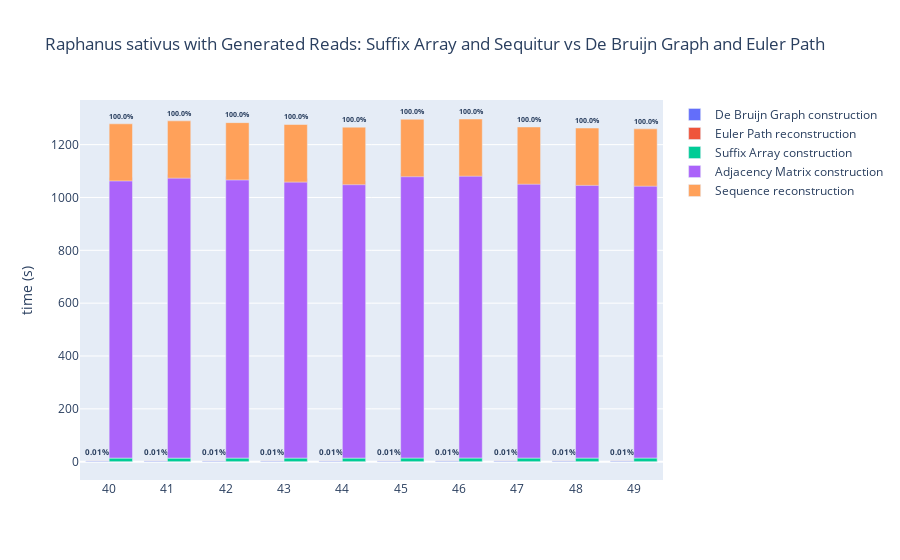

Notebook cell for this chart:
### Code cell
labels = list('{}'.format(i) for i in range(40,50))

fig = go.Figure(
    data=[
        go.Bar(
            name="De Bruijn Graph construction",
            x=labels,
            y=df_realseq_eul_mean['de_bruijn_graph_construction_time'],
            offsetgroup=0,
        ),
        go.Bar(
            name="Euler Path reconstruction",
            x=labels,
            y=df_realseq_eul_mean['euler_path_reconstruction_time'],
            text=list("<b>{}%</b>".format(round((1-(df_realseq_eul[df_realseq_eul['sequence']==i]['edit_distance']/df_realseq_eul[df_realseq_eul['sequence']==i]['target_sequence_length'])).mean()*100,2)) for i in range(40,50)),
            textposition='outside',offsetgroup=0,
            base=df_realseq_eul_mean['de_bruijn_graph_construction_time'],
        ),
        go.Bar(
            name="Suffix Array construction",
            x=labels,
            y=df_real_seq_mean['suffix_array_construction_time'],
            offsetgroup=1,
        ),
        go.Bar(
            name="Adjacency Matrix construction",
            x=labels,
            y=df_real_seq_mean['adjacency_matrix_construction_time'],
            offsetgroup=1,
            base=df_real_seq_mean['suffix_array_construction_time'],
        ),
        go.Bar(
            name="Sequence reconstruction",
            x=labels,
            y=df_real_seq_mean['sequence_reconstruction_time'],
            text=list("<b>{}%</b>".format(round((1-(df_real_seq[df_real_seq['sequence']==i]['edit_distance']/df_real_seq[df_real_seq['sequence']==i]['target_sequence_length'])).mean()*100,2)) for i in range(40,50)),
            textposition='outside',offsetgroup=1,
            base=df_real_seq_mean['adjacency_matrix_construction_time'],
        )
    ],
    layout=go.Layout(
        title="Raphanus sativus with Generated Reads: Suffix Array and Sequitur vs De Bruijn Graph and Euler Path",
        yaxis_title="time (s)"
    )
)
fig

### Figure 1 — Plotly figure (JSON) as saved in the notebook; plotly's stock layout.template omitted (floating-point values rounded to 4 significant figures)
{"data": [{"name": "De Bruijn Graph construction", "offsetgroup": "0", "type": "bar", "x": ["40", "41", "42", "43", "44", "45", "46", "47", "48", "49"], "y": [2.612, 2.658, 2.649, 2.662, 2.661, 2.643, 2.884, 2.8, 2.802, 2.801, 2.831, 2.582, 2.82, 2.825, 2.822, 2.851, 2.864, 2.607, 2.528, 2.516, 2.507, 2.509, 2.585, 2.691, 2.684, 2.666, 2.696, 2.672, 2.803, 2.792, 2.794, 2.817, 2.83, 2.593, 2.677, 2.567, 2.581, 2.58, 2.56, 2.654, 2.629, 2.643, 2.634, 2.647, 2.584, 2.774, 2.742, 2.74, 2.753, 2.767]}, {"base": [2.612, 2.658, 2.649, 2.662, 2.661, 2.643, 2.884, 2.8, 2.802, 2.801, 2.831, 2.582, 2.82, 2.825, 2.822, 2.851, 2.864, 2.607, 2.528, 2.516, 2.507, 2.509, 2.585, 2.691, 2.684, 2.666, 2.696, 2.672, 2.803, 2.792, 2.794, 2.817, 2.83, 2.593, 2.677, 2.567, 2.581, 2.58, 2.56, 2.654, 2.629, 2.643, 2.634, 2.647, 2.584, 2.774, 2.742, 2.74, 2.753, 2.767], "name": "Euler Path reconstruction", "offsetgroup": "0", "text": ["<b>0.01%</b>", "<b>0.01%</b>", "<b>0.01%</b>", "<b>0.01%</b>", "<b>0.01%</b>", "<b>0.01%</b>", "<b>0.01%</b>", "<b>0.01%</b>", "<b>0.01%</b>", "<b>0.01%</b>"], "textposition": "outside", "type": "bar", "x": ["40", "41", "42", "43", "44", "45", "46", "47", "48", "49"], "y": [0.3354, 0.3421, 0.3467, 0.3441, 0.3426, 0.3443, 0.366, 0.3711, 0.3766, 0.3681, 0.3794, 0.3298, 0.3759, 0.368, 0.3672, 0.3707, 0.3715, 0.3334, 0.3303, 0.3335, 0.3288, 0.3238, 0.3369, 0.3426, 0.3424, 0.3365, 0.335, 0.3452, 0.366, 0.3679, 0.3741, 0.3697, 0.3688, 0.3346, 0.3427, 0.3343, 0.3313, 0.3328, 0.3379, 0.3475, 0.3446, 0.3454, 0.3439, 0.3414, 0.3366, 0.3509, 0.3475, 0.35, 0.3459, 0.3426]}, {"name": "Suffix Array construction", "offsetgroup": "1", "type": "bar", "x": ["40", "41", "42", "43", "44", "45", "46", "47", "48", "49"], "y": [13.66, 13.54, 13.7, 13.72, 13.62, 13.91, 13.93, 13.75, 13.73, 13.86, 14.23, 13.85, 13.3, 13.64, 14.02, 14.07, 13.78, 13.58, 14.05, 13.75, 14.07, 13.5, 14.1, 13.8, 13.97, 14.33, 14.22, 13.86, 13.48, 13.7, 13.7, 14.15, 14.28, 13.92, 13.62, 13.95, 14.13, 13.99, 14.16, 13.45, 13.77, 14.27, 14.15, 13.92, 13.79, 13.54, 13.85, 14.1, 14.25, 14.04]}, {"base": [13.66, 13.54, 13.7, 13.72, 13.62, 13.91, 13.93, 13.75, 13.73, 13.86, 14.23, 13.85, 13.3, 13.64, 14.02, 14.07, 13.78, 13.58, 14.05, 13.75, 14.07, 13.5, 14.1, 13.8, 13.97, 14.33, 14.22, 13.86, 13.48, 13.7, 13.7, 14.15, 14.28, 13.92, 13.62, 13.95, 14.13, 13.99, 14.16, 13.45, 13.77, 14.27, 14.15, 13.92, 13.79, 13.54, 13.85, 14.1, 14.25, 14.04], "name": "Adjacency Matrix construction", "offsetgroup": "1", "type": "bar", "x": ["40", "41", "42", "43", "44", "45", "46", "47", "48", "49"], "y": [1062.0, 1073.0, 1066.0, 1058.0, 1048.0, 1078.0, 1080.0, 1050.0, 1046.0, 1042.0, 1075.0, 1089.0, 1037.0, 1052.0, 1058.0, 1080.0, 1049.0, 1070.0, 1072.0, 1042.0, 1067.0, 1034.0, 1076.0, 1076.0, 1081.0, 1082.0, 1073.0, 1052.0, 1042.0, 1039.0, 1042.0, 1076.0, 1104.0, 1057.0, 1054.0, 1054.0, 1071.0, 1063.0, 1077.0, 1035.0, 1039.0, 1090.0, 1070.0, 1058.0, 1053.0, 1047.0, 1046.0, 1066.0, 1065.0, 1072.0]}, {"base": [1062.0, 1073.0, 1066.0, 1058.0, 1048.0, 1078.0, 1080.0, 1050.0, 1046.0, 1042.0, 1075.0, 1089.0, 1037.0, 1052.0, 1058.0, 1080.0, 1049.0, 1070.0, 1072.0, 1042.0, 1067.0, 1034.0, 1076.0, 1076.0, 1081.0, 1082.0, 1073.0, 1052.0, 1042.0, 1039.0, 1042.0, 1076.0, 1104.0, 1057.0, 1054.0, 1054.0, 1071.0, 1063.0, 1077.0, 1035.0, 1039.0, 1090.0, 1070.0, 1058.0, 1053.0, 1047.0, 1046.0, 1066.0, 1065.0, 1072.0], "name": "Sequence reconstruction", "offsetgroup": "1", "text": ["<b>100.0%</b>", "<b>100.0%</b>", "<b>100.0%</b>", "<b>100.0%</b>", "<b>100.0%</b>", "<b>100.0%</b>", "<b>100.0%</b>", "<b>100.0%</b>", "<b>100.0%</b>", "<b>100.0%</b>"], "textposition": "outside", "type": "bar", "x": ["40", "41", "42", "43", "44", "45", "46", "47", "48", "49"], "y": [216.4, 217.0, 217.3, 218.1, 217.9, 217.5, 216.7, 217.0, 217.2, 217.2, 217.0, 216.7, 217.1, 217.7, 218.3, 219.4, 217.4, 216.7, 216.9, 217.2, 217.5, 217.3, 217.4, 217.3, 217.6, 218.3, 218.0, 218.4, 216.0, 216.5, 216.6, 216.7, 216.6, 217.7, 217.3, 218.0, 217.8, 217.8, 217.5, 216.9, 217.2, 217.6, 217.4, 217.4, 217.2, 214.9, 215.3, 215.5, 216.0, 215.7]}], "layout": {"title": {"text": "Raphanus sativus with Generated Reads: Suffix Array and Sequitur vs De Bruijn Graph and Euler Path"}, "yaxis": {"title": {"text": "time (s)"}}}}
